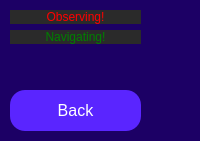
       <widget class="QFrame" name="gridFrame">
        <property name="maximumSize">
         <size>
          <width>341</width>
          <height>16777215</height>
         </size>
        </property>
        <property name="styleSheet">
         <string notr="true">QFrame {
	background-color: rgb(28, 0, 101);
}</string>
        </property>
        <layout class="QGridLayout" name="backButtonGrid" rowstretch="0,0,0,0">
         <property name="sizeConstraint">
          <enum>QLayout::SetMinAndMaxSize</enum>
         </property>
         <property name="leftMargin">
          <number>10</number>
         </property>
         <property name="topMargin">
          <number>10</number>
         </property>
         <property name="rightMargin">
          <number>10</number>
         </property>
         <property name="bottomMargin">
          <number>10</number>
         </property>
         <item row="1" column="2">
          <widget class="QLabel" name="navigating_label">
           <property name="styleSheet">
            <string notr="true">QLabel { background-color : rgb(42, 42, 42); color : green; }</string>
           </property>
           <property name="text">
            <string>Navigating!</string>
           </property>
           <property name="alignment">
            <set>Qt::AlignCenter</set>
           </property>
          </widget>
         </item>
         <item row="2" column="2">
          <spacer name="verticalSpacer">
           <property name="orientation">
            <enum>Qt::Vertical</enum>
           </property>
           <property name="sizeHint" stdset="0">
            <size>
             <width>20</width>
             <height>40</height>
            </size>
           </property>
          </spacer>
         </item>
         <item row="3" column="3">
          <spacer name="horizontalSpacer">
           <property name="orientation">
            <enum>Qt::Horizontal</enum>
           </property>
           <property name="sizeHint" stdset="0">
            <size>
             <width>40</width>
             <height>20</height>
            </size>
           </property>
          </spacer>
         </item>
         <item row="3" column="2">
          <widget class="QPushButton" name="back_button">
           <property name="minimumSize">
            <size>
             <width>131</width>
             <height>41</height>
            </size>
           </property>
           <property name="maximumSize">
            <size>
             <width>131</width>
             <height>41</height>
            </size>
           </property>
           <property name="styleSheet">
            <string notr="true">QPushButton {
	color: white;
	font-size: 16px;
	background: rgb(90, 37, 255);
	border-radius: 15px;
}</string>
           </property>
           <property name="text">
            <string>Back</string>
           </property>
          </widget>
         </item>
         <item row="0" column="2">
          <widget class="QLabel" name="observing_label">
           <property name="styleSheet">
            <string notr="true">QLabel { background-color : rgb(42, 42, 42); color : red; }</string>
           </property>
           <property name="text">
            <string>Observing!</string>
           </property>
           <property name="alignment">
            <set>Qt::AlignCenter</set>
           </property>
          </widget>
         </item>
        </layout>
       </widget>
